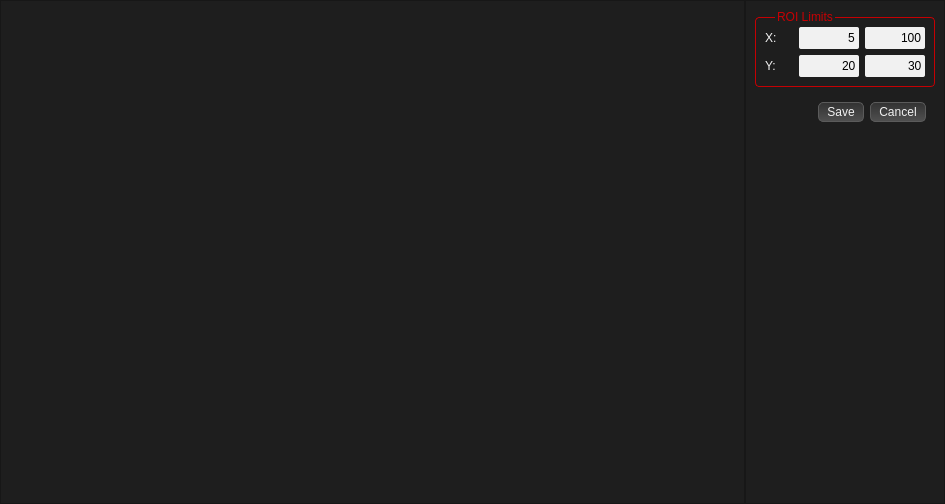
<?xml version="1.0" encoding="UTF-8"?>
<ui version="4.0">
 <class>roi_selector_ruby_widget</class>
 <widget class="QWidget" name="roi_selector_ruby_widget">
  <property name="geometry">
   <rect>
    <x>0</x>
    <y>0</y>
    <width>945</width>
    <height>504</height>
   </rect>
  </property>
  <property name="windowTitle">
   <string>Form</string>
  </property>
  <property name="styleSheet">
   <string notr="true">QWidget{  
     background: rgba(30, 30, 30, 255);      
     color: #F1F1F1; 
    font-size: 12px;
 }  

QGroupBox {  
     border: 1px solid #ADADAD;  
     border-radius: 4px;  
     margin-top: 7px;  
     padding: 0px  
 }  

QPushButton{  
     color: #F1F1F1;
     background: qlineargradient(spread:pad, x1:0, y1:0, x2:0, y2:1, stop:0 #323232, stop:1 #505050);
     border: 1px solid #5B5B5B;
     border-radius: 5px; 
     padding-left: 8px;
height: 18px;
    padding-right: 8px;   
 }  
QPushButton:pressed{
        margin-top: 2,px;
        margin-left: 2px;   
}
QPushButton::disabled{
}

QPushButton::hover{  
     border:1px solid #ADADAD; 
 }  
 

QPushButton::checked{
    background: qlineargradient(
        x1: 0, y1: 1, 
        x2: 0, y2: 0,
        stop: 0 #727272, 
        stop: 1 #444444
    );
     border:1px solid  rgb(255, 120,00);
}

QPushButton::focus {
    outline: None;
}

 QGroupBox::title {  
      subcontrol-origin: margin;  
      left: 20px  
  }


 QLineEdit  {  
     border-radius: 2px;  
     background: #F1F1F1;  
     color: black;  
    height: 18 px;
 }  

#roi_box{
	color:  rgba(197, 0, 3, 255);
	border: 1px solid rgba(197, 0, 3, 255);
}
</string>
  </property>
  <layout class="QHBoxLayout" name="horizontalLayout">
   <property name="spacing">
    <number>0</number>
   </property>
   <property name="margin">
    <number>0</number>
   </property>
   <item>
    <widget class="QFrame" name="axes_frame">
     <property name="frameShape">
      <enum>QFrame::StyledPanel</enum>
     </property>
     <property name="frameShadow">
      <enum>QFrame::Raised</enum>
     </property>
    </widget>
   </item>
   <item>
    <widget class="QFrame" name="frame">
     <property name="sizePolicy">
      <sizepolicy hsizetype="Fixed" vsizetype="Preferred">
       <horstretch>0</horstretch>
       <verstretch>0</verstretch>
      </sizepolicy>
     </property>
     <property name="frameShape">
      <enum>QFrame::StyledPanel</enum>
     </property>
     <property name="frameShadow">
      <enum>QFrame::Raised</enum>
     </property>
     <layout class="QVBoxLayout" name="verticalLayout_3">
      <item>
       <widget class="QGroupBox" name="roi_box">
        <property name="minimumSize">
         <size>
          <width>180</width>
          <height>0</height>
         </size>
        </property>
        <property name="maximumSize">
         <size>
          <width>180</width>
          <height>16777215</height>
         </size>
        </property>
        <property name="title">
         <string>ROI Limits</string>
        </property>
        <layout class="QVBoxLayout" name="verticalLayout">
         <item>
          <layout class="QGridLayout" name="gridLayout">
           <item row="0" column="0">
            <widget class="QLabel" name="label_3">
             <property name="text">
              <string>X:</string>
             </property>
            </widget>
           </item>
           <item row="0" column="1">
            <widget class="QLineEdit" name="x_min_txt">
             <property name="minimumSize">
              <size>
               <width>60</width>
               <height>22</height>
              </size>
             </property>
             <property name="maximumSize">
              <size>
               <width>60</width>
               <height>16777215</height>
              </size>
             </property>
             <property name="text">
              <string>5</string>
             </property>
             <property name="alignment">
              <set>Qt::AlignRight|Qt::AlignTrailing|Qt::AlignVCenter</set>
             </property>
            </widget>
           </item>
           <item row="1" column="0">
            <widget class="QLabel" name="label_4">
             <property name="text">
              <string>Y:</string>
             </property>
            </widget>
           </item>
           <item row="0" column="2">
            <widget class="QLineEdit" name="x_max_txt">
             <property name="minimumSize">
              <size>
               <width>60</width>
               <height>22</height>
              </size>
             </property>
             <property name="maximumSize">
              <size>
               <width>60</width>
               <height>16777215</height>
              </size>
             </property>
             <property name="text">
              <string>100</string>
             </property>
             <property name="alignment">
              <set>Qt::AlignRight|Qt::AlignTrailing|Qt::AlignVCenter</set>
             </property>
            </widget>
           </item>
           <item row="1" column="1">
            <widget class="QLineEdit" name="y_min_txt">
             <property name="minimumSize">
              <size>
               <width>60</width>
               <height>22</height>
              </size>
             </property>
             <property name="maximumSize">
              <size>
               <width>60</width>
               <height>16777215</height>
              </size>
             </property>
             <property name="text">
              <string>20</string>
             </property>
             <property name="alignment">
              <set>Qt::AlignRight|Qt::AlignTrailing|Qt::AlignVCenter</set>
             </property>
            </widget>
           </item>
           <item row="1" column="2">
            <widget class="QLineEdit" name="y_max_txt">
             <property name="minimumSize">
              <size>
               <width>60</width>
               <height>22</height>
              </size>
             </property>
             <property name="maximumSize">
              <size>
               <width>60</width>
               <height>16777215</height>
              </size>
             </property>
             <property name="text">
              <string>30</string>
             </property>
             <property name="alignment">
              <set>Qt::AlignRight|Qt::AlignTrailing|Qt::AlignVCenter</set>
             </property>
            </widget>
           </item>
          </layout>
         </item>
        </layout>
       </widget>
      </item>
      <item>
       <widget class="QWidget" name="widget_2" native="true">
        <property name="minimumSize">
         <size>
          <width>180</width>
          <height>0</height>
         </size>
        </property>
        <property name="maximumSize">
         <size>
          <width>180</width>
          <height>16777215</height>
         </size>
        </property>
        <layout class="QHBoxLayout" name="horizontalLayout_5">
         <item>
          <spacer name="horizontalSpacer">
           <property name="orientation">
            <enum>Qt::Horizontal</enum>
           </property>
           <property name="sizeHint" stdset="0">
            <size>
             <width>40</width>
             <height>20</height>
            </size>
           </property>
          </spacer>
         </item>
         <item>
          <widget class="QPushButton" name="save_btn">
           <property name="maximumSize">
            <size>
             <width>80</width>
             <height>16777215</height>
            </size>
           </property>
           <property name="text">
            <string>Save</string>
           </property>
          </widget>
         </item>
         <item>
          <widget class="QPushButton" name="cancel_btn">
           <property name="maximumSize">
            <size>
             <width>80</width>
             <height>16777215</height>
            </size>
           </property>
           <property name="text">
            <string>Cancel</string>
           </property>
          </widget>
         </item>
        </layout>
       </widget>
      </item>
      <item>
       <spacer name="verticalSpacer">
        <property name="orientation">
         <enum>Qt::Vertical</enum>
        </property>
        <property name="sizeHint" stdset="0">
         <size>
          <width>20</width>
          <height>40</height>
         </size>
        </property>
       </spacer>
      </item>
     </layout>
    </widget>
   </item>
  </layout>
 </widget>
 <resources/>
 <connections/>
</ui>
